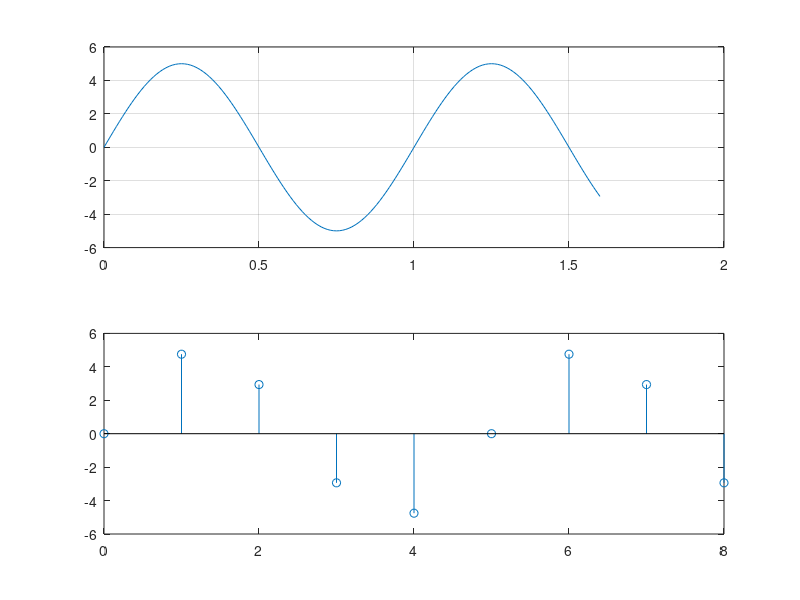

MATLAB code to generate this figure:
%% Problem 2: Resolution of sine waves
clear all; close all; clc;

fs = 5;
Ts = 1/fs;
% will need min of 5 samples (sampling freq)
% round up to 8 (power of 2)
N = 8; % # of samples
n = 0:N;

t = 0:0.01:N/fs;
f1 = 1;
f2 = 1.05;
x1 = 5*sin(2*pi*f1*t);
x2 = -5*sin(2*pi*f2*t);

omegaHat = 2*pi*f1/fs;
sig1 = 5*sin(omegaHat*n);

figure;
subplot(2,1,1);
plot(t,x1);
grid on;
subplot(2,1,2);
stem(n,sig1);

% f = 5;
% omega = 2*pi*f;
% t = 0:0.01:1;
% x1 = cos(omega*t);
% 
% fs1 = 100;
% omegaHat1 = omega/fs1;
% n1 = 0:fs1-1;
% xn1 = cos(omegaHat1*n1);
% 
% fs2 = 20;
% omegaHat2 = omega/fs2;
% n2 = 0:fs2-1;
% xn2 = cos(omegaHat2*n2);
% 
% figure;
% subplot(3,1,1);
% plot(t,x1);
% grid on;
% 
% subplot(3,1,2);
% stem(n1,xn1);
% 
% subplot(3,1,3);
% stem(n2,xn2);


